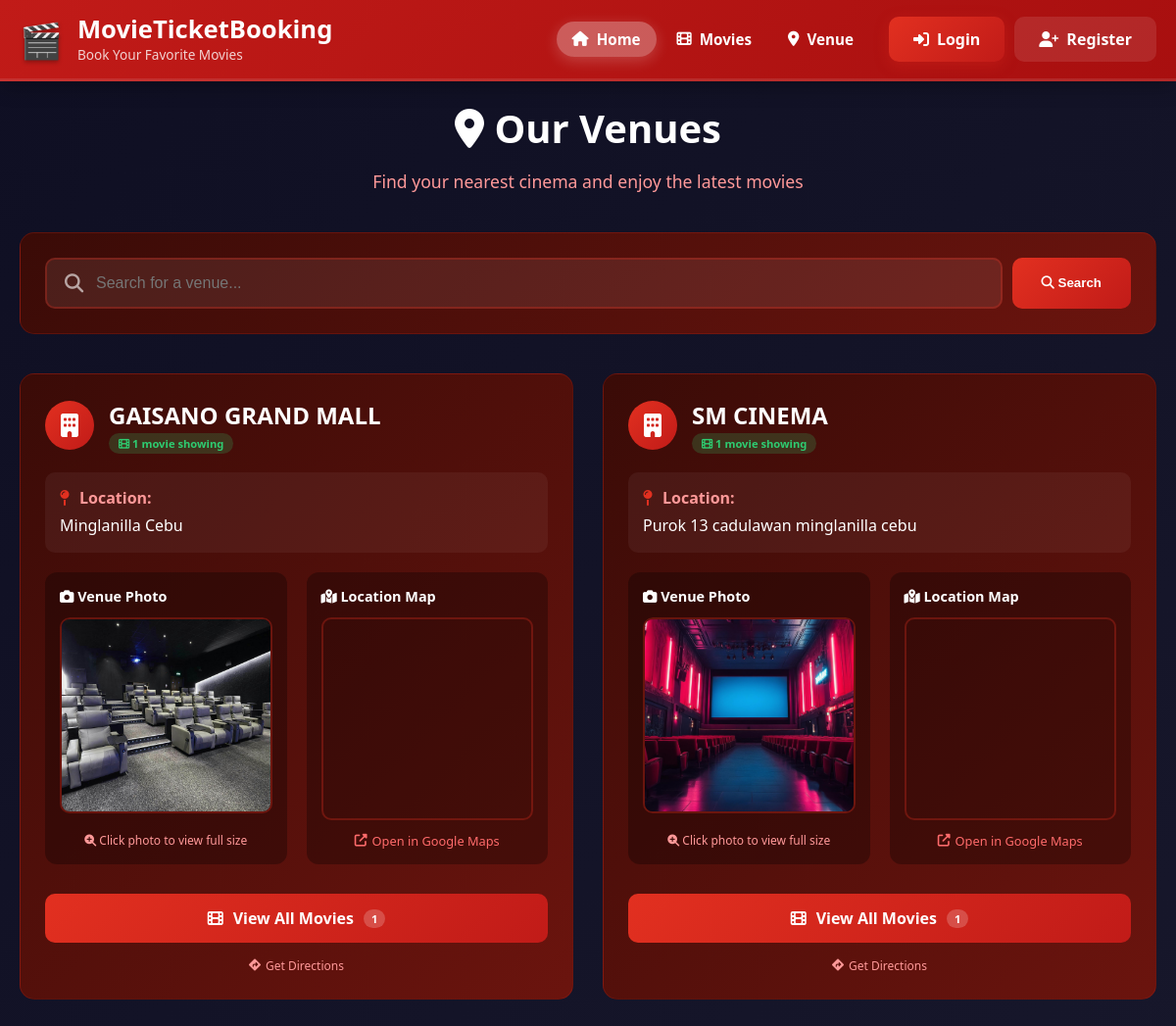
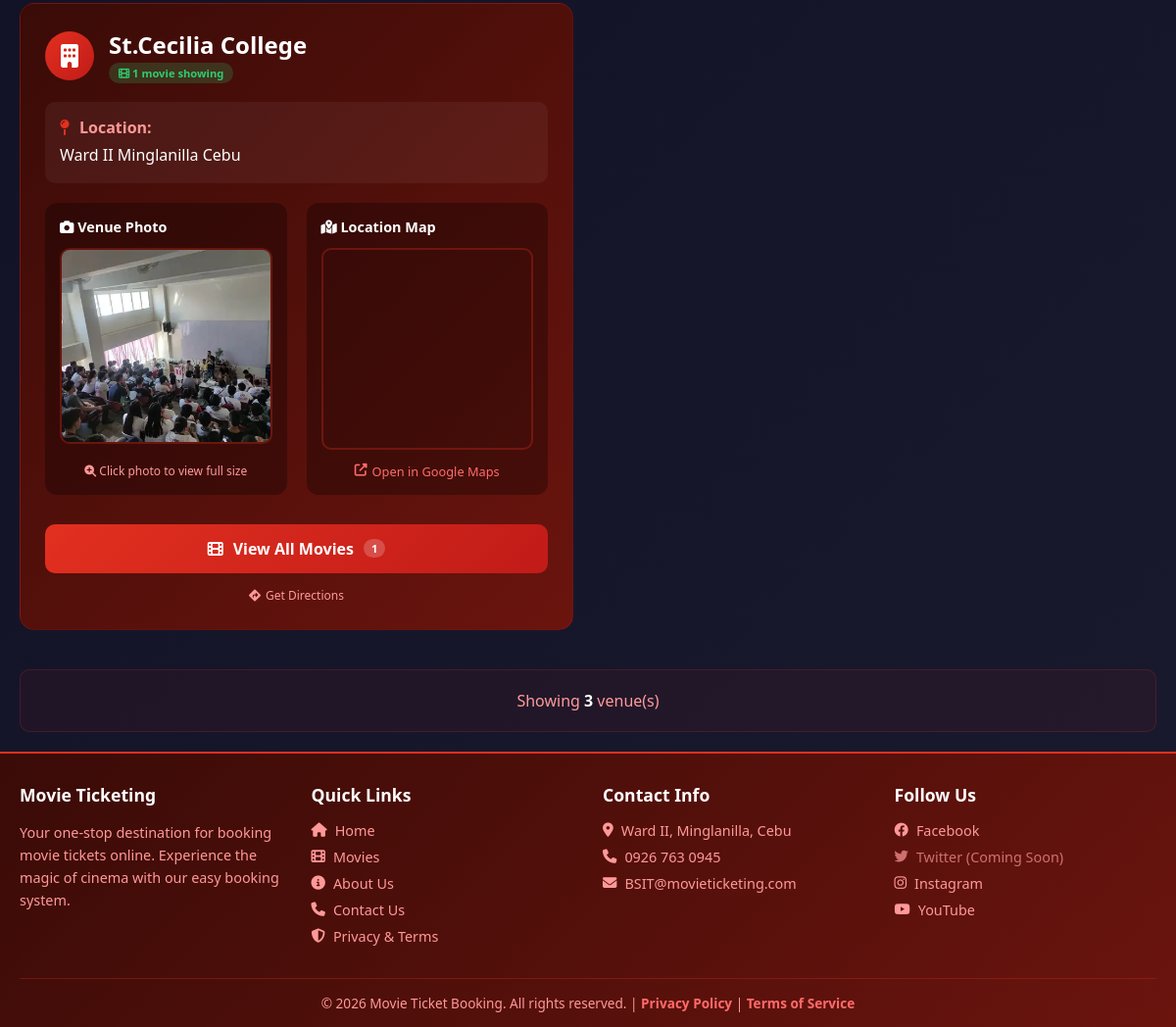
The app's page /pages/venue.php with its own data (2 pictures, top to bottom).
### tables this page shows
CREATE TABLE `venues` (
  `id` int(11) NOT NULL,
  `venue_name` varchar(255) NOT NULL,
  `venue_location` varchar(500) NOT NULL,
  `google_maps_link` varchar(500) DEFAULT NULL,
  `venue_photo_path` varchar(500) DEFAULT NULL,
  `created_at` timestamp NOT NULL DEFAULT current_timestamp(),
  `updated_at` timestamp NULL DEFAULT NULL ON UPDATE current_timestamp()
);

### pages/venue.php (the view, shortened to what this page needs)
<?php
$root_dir = dirname(__DIR__);
require_once $root_dir . '/partials/header.php';
$conn = get_db_connection();
$search = isset($_GET['search']) ? sanitize_input($_GET['search']) : '';
$venue_query = "SELECT * FROM venues";
$venue_query .= " ORDER BY venue_name";
$venues_result = $conn->query($venue_query);
$venues = [];
if ($venues_result) {
    while ($row = $venues_result->fetch_assoc()) {
        $movie_count_stmt = $conn->prepare("SELECT COUNT(*) as count FROM movies WHERE venue_id = ? AND is_active = 1");
        $movie_count_stmt->bind_param("i", $row['id']);
        $movie_count_stmt->execute();
        $movie_count_result = $movie_count_stmt->get_result();
        $movie_count = $movie_count_result->fetch_assoc()['count'];
        $row['movie_count'] = $movie_count;
        $venues[] = $row;
    }
}
?>
<div class="venue-container" style="max-width: 1400px; margin: 0 auto; padding: 20px;">
    <div style="text-align: center; margin-bottom: 40px;">
        <h1 style="color: white; font-size: 2.5rem; margin-bottom: 15px; font-weight: 800;">
            <i class="fas fa-map-marker-alt"></i> Our Venues
        </h1>
        <p style="color: var(--pale-red); font-size: 1.1rem; max-width: 600px; margin: 0 auto;">
            Find your nearest cinema and enjoy the latest movies
        </p>
    </div>
    <div style="background: linear-gradient(135deg, var(--bg-card) 0%, var(--bg-card-light) 100%); border-radius: 15px; padding: 25px; margin-bottom: 40px; border: 1px solid rgba(226, 48, 32, 0.2);">
        <form method="GET" action="">
            <div style="display: flex; gap: 10px; position: relative;">
                <i class="fas fa-search" style="position: absolute; left: 20px; top: 50%; transform: translateY(-50%); color: rgba(255,255,255,0.6); font-size: 1.2rem;"></i>
                <input type="text" name="search" placeholder="Search for a venue..." value="<?php echo htmlspecialchars($search); ?>"
                       style="flex: 1; padding: 15px 20px 15px 50px; background: rgba(255,255,255,0.08); border: 2px solid rgba(226, 48, 32, 0.3); border-radius: 10px; color: white; font-size: 1rem;"
                       autocomplete="off">
                <button type="submit" style="padding: 15px 30px; background: linear-gradient(135deg, var(--primary-red) 0%, var(--dark-red) 100%); color: white; border: none; border-radius: 10px; font-weight: 600; cursor: pointer; transition: all 0.3s ease;"
                        onmouseover="this.style.transform='translateY(-2px)'; this.style.boxShadow='0 8px 20px rgba(226,48,32,0.4)';"
                        onmouseout="this.style.transform='translateY(0)'; this.style.boxShadow='none';">
                    <i class="fas fa-search"></i> Search
                </button>
            </div>
        </form>
    </div>
    <?php if (empty($venues)): ?>
        <div style="text-align: center; padding: 60px; background: rgba(226, 48, 32, 0.05); border-radius: 15px; border: 2px dashed rgba(226, 48, 32, 0.3);">
            <i class="fas fa-map-marker-alt fa-3x" style="color: var(--primary-red); margin-bottom: 20px; opacity: 0.8;"></i>
            <h3 style="color: white; margin-bottom: 15px; font-size: 1.8rem;">No Venues Found</h3>
            <p style="color: var(--pale-red); margin-bottom: 25px;">
                <?php if ($search): ?>
                    No venues match your search criteria.
                <?php else: ?>
                    No venues have been added yet.
                <?php endif; ?>
            </p>
            <?php if ($search): ?>
            <a href="?page=venue" class="btn btn-primary" style="padding: 12px 30px;">
                <i class="fas fa-times"></i> Clear Search
            </a>
            <?php endif; ?>
        </div>
    <?php else: ?>
        <div style="display: grid; grid-template-columns: repeat(auto-fill, minmax(550px, 1fr)); gap: 30px;">
            <?php foreach ($venues as $venue):
                $embed_url = '';
                $has_valid_map = false;
                if (!empty($venue['google_maps_link'])) {
                    if (preg_match('/q=([0-9.-]+),([0-9.-]+)/', $venue['google_maps_link'], $matches)) {
                        $lat = $matches[1];
                        $lng = $matches[2];
                        $embed_url = "https://maps.google.com/maps?q={$lat},{$lng}&z=15&output=embed";
                        $has_valid_map = true;
                    } elseif (preg_match('/@([0-9.-]+),([0-9.-]+)/', $venue['google_maps_link'], $matches)) {
                        $lat = $matches[1];
                        $lng = $matches[2];
                        $embed_url = "https://maps.google.com/maps?q={$lat},{$lng}&z=15&output=embed";
                        $has_valid_map = true;
                    } else {
                        $embed_url = "https://maps.google.com/maps?q=" . urlencode($venue['venue_location'] ?? $venue['venue_name'] ?? '') . "&z=15&output=embed";
                        $has_valid_map = true;
                    }
                }
                $is_same_location = !empty($venue['venue_name']) && !empty($venue['venue_location']) &&
                                     strcasecmp(trim($venue['venue_name']), trim($venue['venue_location'])) === 0;
            ?>
            <div class="venue-card" style="background: linear-gradient(135deg, var(--bg-card) 0%, var(--bg-card-light) 100%); border-radius: 15px; overflow: hidden; transition: all 0.3s ease; border: 1px solid rgba(226, 48, 32, 0.2); display: flex; flex-direction: column; height: 100%;"
                 onmouseover="this.style.transform='translateY(-5px)'; this.style.boxShadow='0 15px 35px rgba(226,48,32,0.2)'; this.style.borderColor='#e23020';"
                 onmouseout="this.style.transform='translateY(0)'; this.style.boxShadow='none'; this.style.borderColor='rgba(226,48,32,0.2)';">
                <div style="padding: 25px 25px 0 25px;">
                    <div style="display: flex; align-items: center; gap: 15px; margin-bottom: 20px;">
                        <div style="width: 50px; height: 50px; background: linear-gradient(135deg, var(--primary-red) 0%, var(--dark-red) 100%); border-radius: 50%; display: flex; align-items: center; justify-content: center; flex-shrink: 0;">
                            <i class="fas fa-building" style="color: white; font-size: 1.5rem;"></i>
                        </div>
                        <div style="flex: 1;">
                            <h2 style="color: white; font-size: 1.5rem; font-weight: 700;"><?php echo htmlspecialchars($venue['venue_name']); ?></h2>
                            <?php if ($venue['movie_count'] > 0): ?>
                            <span style="background: rgba(46, 204, 113, 0.2); color: #2ecc71; padding: 3px 10px; border-radius: 15px; font-size: 0.7rem; font-weight: 600;">
                                <i class="fas fa-film"></i> <?php echo $venue['movie_count']; ?> movie<?php echo $venue['movie_count'] != 1 ? 's' : ''; ?> showing
                            </span>
                            <?php else: ?>
                            <span style="background: rgba(149, 165, 166, 0.2); color: #95a5a6; padding: 3px 10px; border-radius: 15px; font-size: 0.7rem; font-weight: 600;">
                                <i class="fas fa-clock"></i> No movies currently
                            </span>
                            <?php endif; ?>
                        </div>
                    </div>
                    <?php if (!empty($venue['venue_location']) && !$is_same_location): ?>
                    <div style="margin-bottom: 20px; padding: 15px; background: rgba(255,255,255,0.05); border-radius: 10px;">
                        <div style="display: flex; align-items: center; gap: 10px; margin-bottom: 5px;">
                            <i class="fas fa-map-pin" style="color: var(--primary-red);"></i>
                            <span style="color: var(--pale-red); font-weight: 600;">Location:</span>
                        </div>
                        <p style="color: white; line-height: 1.6;"><?php echo htmlspecialchars($venue['venue_location']); ?></p>
                    </div>
                    <?php endif; ?>
                </div>
                <div style="display: grid; grid-template-columns: 1fr 1fr; gap: 20px; padding: 0 25px 20px 25px; flex: 1;">
                    <div style="display: flex; flex-direction: column;">
                        <?php if (!empty($venue['venue_photo_path']) && file_exists($root_dir . '/' . $venue['venue_photo_path'])): ?>
                        <div style="background: rgba(0,0,0,0.3); border-radius: 12px; padding: 15px; height: 100%; display: flex; flex-direction: column;">
                            <div style="color: white; font-weight: 600; margin-bottom: 12px; font-size: 0.9rem;">
                                <i class="fas fa-camera"></i> Venue Photo
                            </div>
                            <div style="text-align: center; overflow: hidden; border-radius: 10px; flex: 1; cursor: pointer;"
                                 onclick="openFullImage('<?php echo SITE_URL . $venue['venue_photo_path']; ?>', '<?php echo htmlspecialchars($venue['venue_name']); ?>')">
                                <img src="<?php echo SITE_URL . $venue['venue_photo_path']; ?>"
                                     alt="<?php echo htmlspecialchars($venue['venue_name']); ?> Photo"
                                     style="width: 100%; height: 200px; object-fit: cover; border-radius: 10px; border: 2px solid rgba(226, 48, 32, 0.3); transition: transform 0.3s ease; cursor: pointer;"
                                     onmouseover="this.style.transform='scale(1.02)';"
                                     onmouseout="this.style.transform='scale(1)';">
                            </div>
                            <div style="margin-top: 10px; text-align: center;">
                                <span style="color: var(--pale-red); font-size: 0.75rem; cursor: pointer;" onclick="openFullImage('<?php echo SITE_URL . $venue['venue_photo_path']; ?>', '<?php echo htmlspecialchars($venue['venue_name']); ?>')">
                                    <i class="fas fa-search-plus"></i> Click photo to view full size
                                </span>
                            </div>
                        </div>
                        <?php endif; ?>
                    </div>
                    <div style="display: flex; flex-direction: column;">
                        <?php if ($has_valid_map && !empty($embed_url)): ?>
                        <div style="background: rgba(0,0,0,0.3); border-radius: 12px; padding: 15px; height: 100%; display: flex; flex-direction: column;">
                            <div style="color: white; font-weight: 600; margin-bottom: 12px; font-size: 0.9rem;">
                                <i class="fas fa-map-marked-alt"></i> Location Map
                            </div>
                            <div style="position: relative; border-radius: 10px; overflow: hidden; border: 2px solid rgba(226, 48, 32, 0.3); flex: 1;">
                                <iframe
                                    src="<?php echo $embed_url; ?>"
                                    style="width: 100%; height: 200px; border: 0; display: block;"
                                    allowfullscreen=""
                                    loading="lazy">
                                </iframe>
                            </div>
                            <div style="margin-top: 8px; text-align: center;">
                                <a href="<?php echo htmlspecialchars($venue['google_maps_link']); ?>" target="_blank"
                                   style="color: var(--light-red); font-size: 0.8rem; text-decoration: none; display: inline-flex; align-items: center; gap: 5px;"
                                   onmouseover="this.style.textDecoration='underline';"
                                   onmouseout="this.style.textDecoration='none';">
                                    <i class="fas fa-external-link-alt"></i> Open in Google Maps
                                </a>
                            </div>
                        </div>
                        <?php endif; ?>
                    </div>
                </div>
                <div style="padding: 0 25px 25px 25px; margin-top: auto;">
                    <div style="display: flex; gap: 15px; margin-top: 10px;">
                        <a href="<?php echo SITE_URL; ?>index.php?page=venue-movies&venue=<?php echo urlencode($venue['venue_name']); ?>"
                           style="flex: 1; background: linear-gradient(135deg, var(--primary-red) 0%, var(--dark-red) 100%); color: white; border: none; padding: 14px; border-radius: 10px; font-weight: 700; cursor: pointer; transition: all 0.3s ease; display: flex; align-items: center; justify-content: center; gap: 10px; text-decoration: none;"
                           onmouseover="this.style.transform='translateY(-2px)'; this.style.boxShadow='0 5px 15px rgba(226,48,32,0.4)';"
                           onmouseout="this.style.transform='translateY(0)'; this.style.boxShadow='none';">
                            <i class="fas fa-film"></i> View All Movies
                            <?php if ($venue['movie_count'] > 0): ?>
                            <span style="background: rgba(255,255,255,0.2); padding: 2px 8px; border-radius: 20px; font-size: 0.7rem;">
                                <?php echo $venue['movie_count']; ?>
                            </span>
                            <?php endif; ?>
                        </a>
                    </div>
                    <?php if ($has_valid_map && !empty($venue['google_maps_link'])): ?>
                    <div style="margin-top: 10px; text-align: center;">
                        <a href="<?php echo htmlspecialchars($venue['google_maps_link']); ?>" target="_blank"
                           style="color: var(--pale-red); font-size: 0.75rem; text-decoration: none; display: inline-flex; align-items: center; gap: 5px;">
                            <i class="fas fa-directions"></i> Get Directions
                        </a>
                    </div>
                    <?php endif; ?>
                </div>
            </div>
            <?php endforeach; ?>
        </div>
        <div style="text-align: center; margin-top: 40px; padding: 20px; background: rgba(226, 48, 32, 0.05); border-radius: 10px; border: 1px solid rgba(226, 48, 32, 0.2);">
            <p style="color: var(--pale-red); font-size: 1rem;">
                Showing <strong style="color: white;"><?php echo count($venues); ?></strong> venue(s)
            </p>
        </div>
    <?php endif; ?>
</div>
<?php require_once $root_dir . '/partials/footer.php'; ?>

### partials/header.php (style rules this page uses)
:root { --primary-red: #e23020; --dark-red: #c11b18; --deep-red: #a80f0f; --light-red: #ff6b6b; --pale-red: #ff9999; --bg-dark: #0f0f23; --bg-darker: #1a1a2e; --bg-card: #3a0b07; --bg-card-light: #6b140e; }
* { margin: 0; padding: 0; box-sizing: border-box; }
body { font-family: 'Segoe UI', Tahoma, Geneva, Verdana, sans-serif; background: linear-gradient(135deg, var(--bg-dark) 0%, var(--bg-darker) 100%); color: white; min-height: 100vh; display: flex; flex-direction: column; }

### pages/venue.php (style rules this page uses)
.venue-card { animation: fadeInUp 0.5s ease forwards; opacity: 0; }
:root { --primary-red: #e23020; --dark-red: #c11b18; --deep-red: #a80f0f; --light-red: #ff6b6b; --pale-red: #ff9999; --bg-dark: #0f0f23; --bg-darker: #1a1a2e; --bg-card: #3a0b07; --bg-card-light: #6b140e; }
.venue-card > div:nth-child(2) { flex: 1; }
iframe { pointer-events: auto; }
@media (max-width: 1200px) { .venue-container > div:last-child { grid-template-columns: repeat(auto-fill, minmax(500px, 1fr)); } }

### records on screen
venues: venue_name "GAISANO GRAND MALL", movie_count "1", venue_location "Minglanilla Cebu", venue_photo_path (picture)
venues: venue_name "SM CINEMA", movie_count "1", venue_location "Purok 13 cadulawan minglanilla cebu", venue_photo_path (picture)
venues: venue_name "St.Cecilia College", id "1", venue_location "Ward II Minglanilla Cebu", venue_photo_path (picture)

### other values on screen
count($venues) "3"
